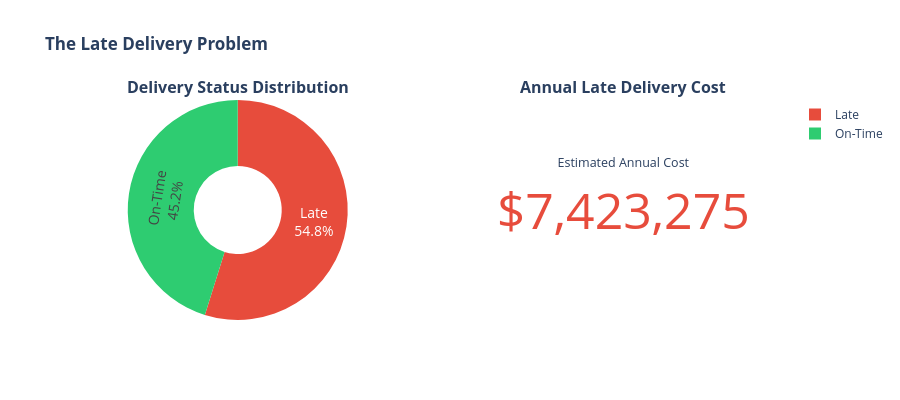

Notebook cell for this chart:
### Code cell
# Visualize the problem
fig = make_subplots(
    rows=1, cols=2,
    specs=[[{"type": "pie"}, {"type": "indicator"}]],
    subplot_titles=('<b>Delivery Status Distribution</b>', '<b>Annual Late Delivery Cost</b>')
)

# Pie chart
fig.add_trace(
    go.Pie(
        labels=['On-Time', 'Late'],
        values=[total_orders - late_orders, late_orders],
        hole=0.4,
        marker_colors=['#2ecc71', '#e74c3c'],
        textinfo='percent+label',
        textfont_size=14
    ),
    row=1, col=1
)

# Cost indicator
fig.add_trace(
    go.Indicator(
        mode="number",
        value=current_late_cost,
        number={'prefix': '$', 'valueformat': ',.0f', 'font': {'size': 50, 'color': '#e74c3c'}},
        title={'text': 'Estimated Annual Cost'}
    ),
    row=1, col=2
)

fig.update_layout(
    height=400,
    title='<b>The Late Delivery Problem</b>'
)
fig.show()

### Figure 1 — Plotly figure (JSON) as saved in the notebook; plotly's stock layout.template omitted (floating-point values rounded to 4 significant figures)
{"data": [{"domain": {"x": [0, 0.45], "y": [0, 1]}, "hole": 0.4, "labels": ["On-Time", "Late"], "marker": {"colors": ["#2ecc71", "#e74c3c"]}, "textfont": {"size": 14}, "textinfo": "percent+label", "type": "pie", "values": [81542, 98977]}, {"domain": {"x": [0.55, 1], "y": [0, 1]}, "mode": "number", "number": {"font": {"color": "#e74c3c", "size": 50}, "prefix": "$", "valueformat": ",.0f"}, "title": {"text": "Estimated Annual Cost"}, "type": "indicator", "value": 7423275}], "layout": {"annotations": [{"font": {"size": 16}, "showarrow": false, "text": "<b>Delivery Status Distribution</b>", "x": 0.225, "xanchor": "center", "xref": "paper", "y": 1, "yanchor": "bottom", "yref": "paper"}, {"font": {"size": 16}, "showarrow": false, "text": "<b>Annual Late Delivery Cost</b>", "x": 0.775, "xanchor": "center", "xref": "paper", "y": 1, "yanchor": "bottom", "yref": "paper"}], "height": 400, "title": {"text": "<b>The Late Delivery Problem</b>"}}}
